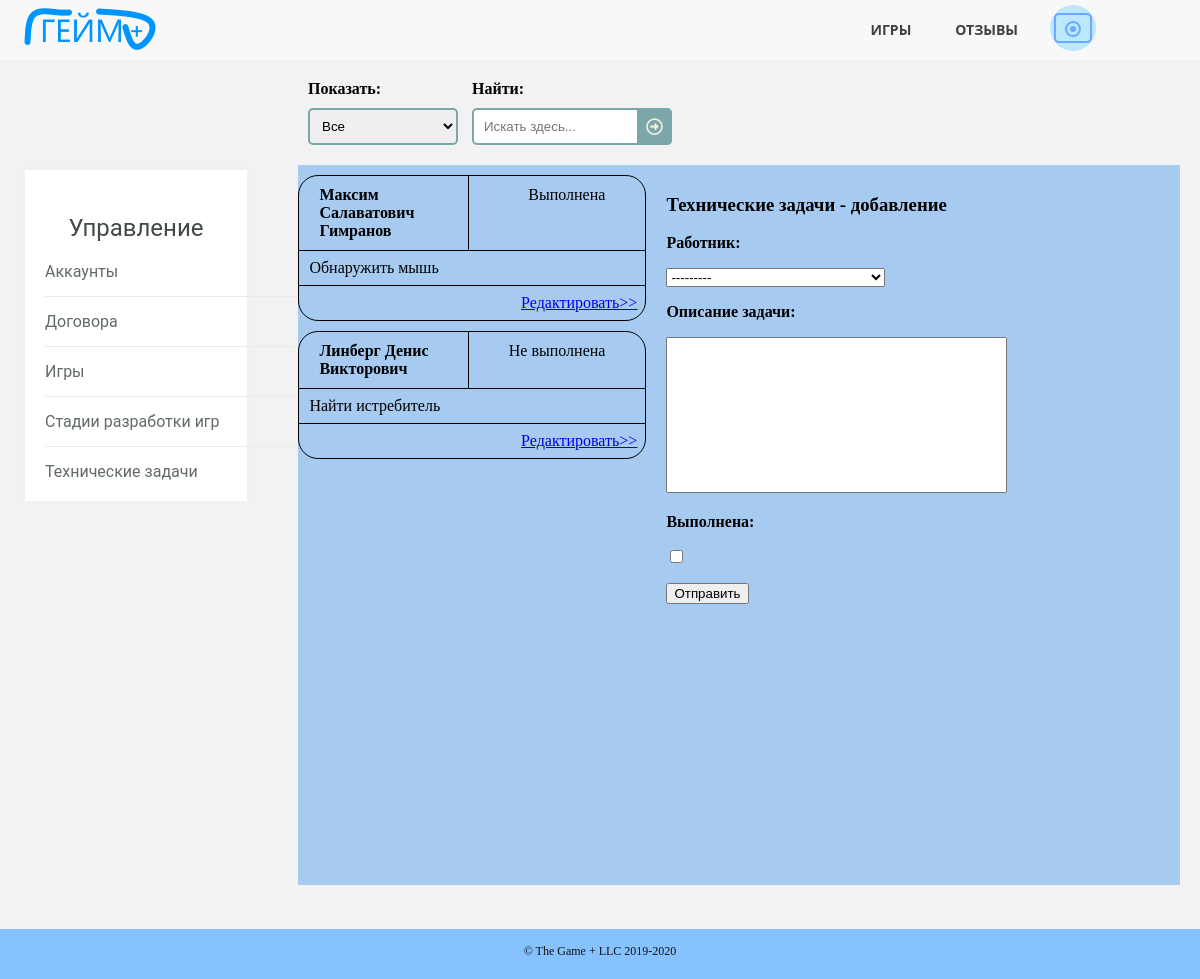
Page /alltasks.html (signed in) on the committed database.
### gameplusapp/models.py (models this page shows)
class TechnicalTask(models.Model):
    description = models.TextField(default=' ')
    complete = models.BooleanField(default=False)
    employee_id = models.ForeignKey(Employee, on_delete=models.CASCADE)
    class Meta:
        ordering = ["employee_id"]

class Employee(models.Model):
    MY_CHOICES = (
        ('a', 'Админ'),
        ('m', 'Мастер'),
        ('c', 'Клиент')
    )
    full_name = models.CharField(max_length=50)
    phone = models.CharField(max_length=11)
    access_level = models.CharField(max_length=1, choices=MY_CHOICES)
    email = models.CharField(max_length=30)
    login = models.CharField(max_length=30, unique=True)
    password = models.CharField(max_length=30)
    reg_date = models.DateTimeField(default=timezone.now())
    avatar = models.ImageField(upload_to="static/images/users", null=True, blank=True)
    class Meta:
        ordering = ["-reg_date"]
    def __str__(self):
        return self.full_name

### gameplusapp/views.py (the view, shortened to what this page needs)
# urls.py: path('alltasks.html', AllTasksPage.as_view()),
class AllTasksPage(View):
    def get(self, request):
        new = False
        g_tasks = get_tasks()
        if "id_user" not in request.session:
            return HttpResponseRedirect('login.html')
        elif Employee.objects.get(id=request.session["id_user"]).access_level == 'c':
            return HttpResponseRedirect('contracts.html')
        elif Employee.objects.get(id=request.session["id_user"]).access_level == 'a':
            new = True
        else:
            g_tasks = g_tasks.filter(employee_id=Employee.objects.get(id=request.session["id_user"]))
        g_avatar = get_del_account(request.session["id_user"]).avatar
        mod = "добавление"
        form = TasksForm()
        form.fields['employee_id'].queryset = (Employee.objects.filter(access_level='m'))
        filtred = TasksFilterForm(request.GET)
        if filtred.is_valid():
            if filtred.cleaned_data["search"]:
                g_tasks = g_tasks.filter(description__iregex=filtred.cleaned_data["search"])
            if filtred.cleaned_data["watching"]:
                if filtred.cleaned_data["watching"] == "a":
                    g_tasks = g_tasks.filter(complete=True)
                elif filtred.cleaned_data["watching"] == "b":
                    g_tasks = g_tasks.filter(complete=False)
        context = {
            'g_tasks': g_tasks,
            'filtred': filtred,
            'form': form,
            'mod': mod,
            'new': new,
            'g_avatar': g_avatar
        }
        return render(request, 'alltasks.html', context=context)

### gameplusapp/forms.py
class TasksFilterForm(forms.Form):
    watching = forms.ChoiceField(required=False, widget=forms.Select(attrs={
        'class': 'sortsel'
    }), choices=[
        ["", "Все"],
        ["a", "Выполненные"],
        ["b", "Невыполненные"]
    ])
    search = forms.CharField(label="Найти:", required=False, widget=forms.TextInput(attrs={
        'placeholder': 'Искать здесь...'
    }))

class TasksForm(forms.ModelForm):
    class Meta:
        model = TechnicalTask
        fields = ['employee_id', 'description', 'complete']
        widgets = {
            "description": forms.Textarea(attrs={
                'placeholder': 'Описание'
            })
        }

### gameplusapp/function.py (called while the page is built)
def get_tasks():
    tasks = TechnicalTask.objects.all()
    return tasks

def get_del_account(pk):
    account = Employee.objects.get(id=pk)
    return account

### gameplusapp/templates/alltasks.html (shortened to what this page needs)
<!DOCTYPE HTML>
<html>
	<head>
		<link rel="stylesheet" href="../static/css/pattern.css" />
		<link rel="stylesheet" href="../static/css/control.css" />
		<link rel="stylesheet" href="../static/css/alltasks.css" />
	</head>
	<body>
		<header>
		  <nav>
		      <a href="/" class="logo"><img src="../static/images/logo.png" alt="логотип"></a>
			  <ul class="topmenu">
				<li><a href="/games.html">Игры</a></li>
				<li><a href="/reviews.html">Отзывы</a></li>
				<li><a class="submenu-link">
					{% if g_avatar == '' or g_avatar == None %}
					<img src="../static/images/avatar.png" alt="отсутствует аватарка">
					{% else %}
					<img src="../{{ g_avatar }}" alt="аватарка">
					{% endif %}
				</a>
				</li>
			  </ul>
		  </nav>
		</header>
        <section class="selections">
			<div class="functions">
				<form class="searchform" method="get">
					<div class="viewblock">
						<p><strong>Показать:</strong></p>
						<p>{{ filtred.watching }}</p>
					</div>
					<div class="searchblock">
						<p><strong>Найти:</strong></p>
						<p>{{ filtred.search }}
						<button type="submit"></button></p>
					</div>
				</form>
			</div>
		</section>
		<section class="allgames">
			<div class="lists">
				<div class="sublinks">
					<div class="widget">
						<h3>Управление</h3>
						<ul>
						  	<li><a href="/control.html">Аккаунты</a></li>
						  	<li><a href="/contracts.html">Договора</a></li>
						  	<li><a href="/allgames.html">Игры</a></li>
							<li><a href="/game_states.html">Стадии разработки игр</a></li>
						  	<li><a href="/alltasks.html">Технические задачи</a></li>
						</ul>
					</div>
				</div>
                <div class="games">
					{% for task in g_tasks %}
					{% include 'task_one.html' %}
					{% endfor %}
				</div>
				{% if new and mod == "добавление" or mod == "редактирование" %}
				<div class="info">
					<div class="name">
						<h3>Технические задачи - {{ mod }}</h3>
					</div>
					<div class="description">
						<p>
							<div class="taskblock">
								<form class="taskform" method="post" enctype="multipart/form-data">
									{% if new %}
								    <p><strong>Работник:</strong></p>
								    <p>{{ form.employee_id }}</p>
									<p><strong>Описание задачи:</strong></p>
								    <p>{{ form.description }}</p>
									{% endif %}
									<p><strong>Выполнена:</strong></p>
								    <p>{{ form.complete }}</p>
								    <p><button type="submit">Отправить</button></p>
								</form>
							</div>
						</p>
					</div>
				</div>
				{% endif %}
			</div>
		</section>
	</body>
	<footer>
		<div class="copyright">
			<span>&copy; The Game + LLC 2019-2020</span>
		</div>
	</footer>
</html>

### gameplusapp/templates/task_one.html
{% block content %}
<div class="taskone">
    <div class="tasktag">
        <div class="taskname">
            <p>{{ task.employee_id }}</p>
        </div>
        <div class="taskdate">
            <p>{{ task.complete|yesno:"Выполнена,Не выполнена" }}</p>
        </div>
    </div>
    <div class="taskother">
        <div class="taskrate">
            <p>{{ task.description }}</p>
        </div>
    </div>
    <div class="taskchange">
        <div class="more">
            <a href="/alltasks.html/{{ task.id }}">Редактировать>></a>
        </div>
    </div>
</div>
{% endblock %}

### gameplusapp/static/css/pattern.css (style rules this page uses)
* { box-sizing: border-box; }
html { height: 100%; }
body { position:relative; min-height: 100%; margin: 0; background: #f2f2f2; }
header { position: relative; min-height: 60px; padding-top: 5px; background: rgba(255,255,255, .4); text-align: center; z-index: 1; }
header a { text-decoration: none; outline: none; display: inline-block; transition: .3s ease-in-out; }
.logo { float: left; color: #D5B45B; font-family: 'Playfair Display', serif; font-size: 2.5em; }
nav { display: block; padding: 0 20px; }
nav ul { list-style: none; margin: 0; padding: 0; float: right; }
.topmenu:after { content: ""; display: table; clear: both; }
.topmenu > li { width: 25%; float: left; position: relative; font-family: 'Open Sans', sans-serif; }
.topmenu > li > a { text-transform: uppercase; font-size: 14px; font-weight: bold; color: #404040; padding: 15px 30px; }
.submenu-link { padding: 0 30px !important; margin-left: 10px; }
.submenu-link > img { width: 46px; height: 46px; border-radius: 50%; object-fit:cover; }
footer { position:absolute; bottom: -50px; width: 100%; height: 50px; padding-top: 15px; background: #85c2ff; }
.copyright { font-size: 12px; text-align: center; color: #111111; }

### gameplusapp/static/css/control.css (style rules this page uses)
section { display: block; }
.functions { padding: 10px 20px 5px calc(20px + 24%); }
.viewblock, .sortblock, .searchblock, .back, .sublinks, .games, .info { display: inline-block; }
.viewblock, .sortblock { margin-right: 10px; }
.viewblock > p, .sortblock > p, .searchblock > p, .back > p { position: relative; margin: 10px 0; }
.sortsel { padding: 8px; border: 2px solid #7BA7AB; border-radius: 5px; width: 150px; }
.searchblock > p > input { width: 100%; padding: 9px 9px 9px 10px; border: 2px solid #7BA7AB; border-radius: 5px; outline: none; }
.searchblock > p > button { position: absolute; top: 0; right: 0px; padding: 9px; border: none; background: #7BA7AB; border-radius: 0 5px 5px 0; cursor: pointer; }
.searchblock > p > button:before { content: "\f35a"; font-family: 'Font Awesome 5 Free'; font-size: 17px; color: #F9F0DA; }
.sublinks, .games, .info { height: 720px; }
.games, .info { background-color: #A6CAF0; }
.lists { padding: 5px 20px 40px 20px; }
.sublinks { width: 20%; float: left; }
.games, .info { background-attachment: local; overflow: auto; }
.games { width: 30%; margin-left: 4%; }
.info { width: 46%; padding: 10px 20px; float: right; }
.widget { padding: 20px; border: 5px solid #f1f1f1; background: #fff; border-radius: 5px; font-family: 'Roboto', sans-serif; }
.widget h3 { margin-bottom: 20px; text-align: center; font-size: 24px; font-weight: normal; color: #424949; }
.widget ul { margin: 0; padding: 0; list-style: none; width: 250px; }
.widget li { border-bottom: 1px solid #eaeaea; padding-bottom: 15px; margin-bottom: 15px; }
.widget li:last-child { border-bottom: none; margin-bottom: 0; padding-bottom: 0; }
.widget a { text-decoration: none; color: #616a6b; display: inline-block; }
.widget li:before { font-family: FontAwesome; font-size: 20px; vertical-align:bottom; color: #dd3333; margin-right: 14px; }

### gameplusapp/static/css/alltasks.css (style rules this page uses)
.taskone { margin: 10px 0; border: 1px solid black; border-radius: 20px; }
.tasktag, .taskother { border-bottom: 1px solid black; }
.tasktag, .taskother, .taskchange { display: table; width: 100%; margin-left: 0; margin-right: 0; }
.tasktag > div, .tasktag > noindex > div, .taskother > div, .taskother > noindex > div, .taskchange > div, .taskchange > noindex > div { display: table-cell; vertical-align: middle; }
.taskname { width: 49%; border-right: 1px solid black; padding: 10px 10px 10px 20px; font-weight: bold; }
.taskdate { float: right; padding: 10px 40px 10px 10px; }
.taskname > p, .taskdate > p, .taskrate > p { margin: 0; }
.taskrate { padding: 8px 10px; }
.more { width: 100%; padding: 8px 8px 8px 4px; }
.more > a { float: right; }
textarea { resize: none; }

### rows in the picture
TechnicalTask: employee_id "Максим Салаватович Гимранов", complete "Выполнена", description "Обнаружить мышь"
TechnicalTask: employee_id "Линберг Денис Викторович", complete "Не выполнена", description "Найти истребитель"

### other values in the picture
{{ mod }} "добавление"
